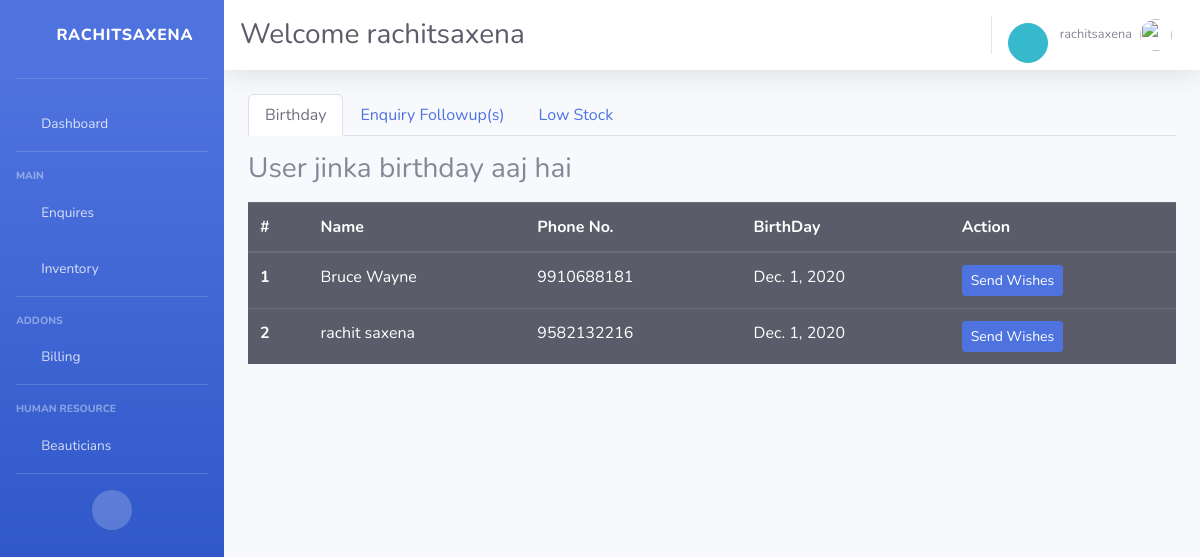
/old/followup (signed in), run on the app's committed database.
### basic/models.py (models this page shows, shortened)
class Client(models.Model):
    name = models.CharField(max_length= 100 , null=True , blank=True)
    email = models.EmailField(max_length=100 , null=True , blank=True)
    phone = models.CharField(max_length=10 , null=True , blank=True)
    address = models.CharField(max_length=500 , null=True , blank=True)
    dob = models.DateField(null=True , blank=True)
    @property
    def is_birthday(self):
        return date.today() == self.dob

### basic/views.py (the view)
# urls.py: path('followup' , views.followup , name='followup'),
def followup(request):
    obj = Product.objects.all()
    cli = Client.objects.all()
    l1 = []
    for i in obj:
        if i.quantity <5:
            l1.append(i)
    params = {
        'pro' : l1,
        'cli': cli    }
    return render(request , 'basic/followup/followupBase.html' , params)

### basic/templates/basic/followup/followupBase.html (shortened to what this page needs)
<!DOCTYPE html>
<html lang="en">
{% load static %}
<head>
    <link href="{% static 'frontend/vendor/fontawesome-free/css/all.min.css' %}" rel="stylesheet" type="text/css">
    <link href="{% static 'frontend/css/sb-admin-2.min.css' %}" rel="stylesheet">
</head>
<body id="page-top">
    <div id="wrapper">
        <ul class="navbar-nav bg-gradient-primary sidebar sidebar-dark accordion" id="accordionSidebar">
            <a class="sidebar-brand d-flex align-items-center justify-content-center " href="{% url 'calendarapp:calendar' %}">
                <div class="sidebar-brand-icon rotate-n-15">
                    <i class="fas fa-fan"></i>
                </div>
                <div class="sidebar-brand-text mx-3">RachitSaxena</div>
            </a>
            <hr class="sidebar-divider mt-2">
            <li class="nav-item">
                <a class="nav-link" href="{% url 'calendarapp:calendar' %}">
                    <i class="fas fa-fw fa-tachometer-alt"></i>
                    <span>Dashboard</span></a>
            </li>
            <hr class="sidebar-divider">
            <div class="sidebar-heading">
                Main
            </div>
            <li class="nav-item">
                <a class="nav-link" href="{% url 'enquiry' %}">
                    <i class="fas fa-fw fa-chart-area"></i>
                    <span>Enquires</span></a>
            </li>
            <li class="nav-item">
                <a class="nav-link" href={% url 'stock' %}>
                    <i class="fas fa-fw fa-chart-area"></i>
                    <span>Inventory</span></a>
            </li>
            <hr class="sidebar-divider">
            <div class="sidebar-heading">
                Addons
            </div>
            <li class="nav-item">
                <a class="nav-link " href="{% url 'serviceSlip' %}">
                    <i class="fas fa-fw fa-chart-area"></i>
                    <span>Billing</span></a>
            </li>
            <hr class="sidebar-divider">
             <div class="sidebar-heading">
                Human Resource
            </div>
             <li class="nav-item">
                <a class="nav-link " href="{% url 'employee' %}">
                    <i class="fas fa-fw fa-table"></i>
                    <span>Beauticians</span></a>
            </li>
            <hr class="sidebar-divider d-none d-md-block">
            <div class="text-center d-none d-md-inline">
                <button class="rounded-circle border-0" id="sidebarToggle"></button>
            </div>
        </ul>
        <div id="content-wrapper" class="d-flex flex-column">
            <div id="content">
                <nav class="navbar navbar-expand navbar-light bg-white topbar mb-4 static-top shadow">
                    <h1 class="h3 mt-2 text-gray-800">Welcome {{request.user}}</h1>
                    <ul class="navbar-nav ml-auto">
                        <li class='align-content-center'>
                        <a href="{% url 'followup' %}" class="btn btn-info btn-circle mt-3">
                                        <i class="fas fa-info-circle"></i>
                                    </a>
                        </li>
                        <li class="nav-item dropdown no-arrow">
                            <a class="nav-link dropdown-toggle" href="#" id="userDropdown" role="button"
                                data-toggle="dropdown" aria-haspopup="true" aria-expanded="false">
                                <span class="mr-2 d-none d-lg-inline text-gray-600 small">{{request.user}}</span>
                                <img class="img-profile rounded-circle"
                                    src="{% static 'defaultPhoto.png' %}">
                            </a>
                        </li>
                    </ul>
                </nav>
                <div class="container-fluid">
                    <ul class="nav nav-tabs" id="myTab" role="tablist">
                        <li class="nav-item" role="presentation">
                            <a class="nav-link active" id="home-tab" data-toggle="tab" href="#home" role="tab" aria-controls="home" aria-selected="true">Birthday</a>
                        </li>
                        <li class="nav-item" role="presentation">
                            <a class="nav-link" id="profile-tab" data-toggle="tab" href="#profile" role="tab" aria-controls="profile" aria-selected="false">Enquiry Followup(s)</a>
                        </li>
                        <li class="nav-item" role="presentation">
                            <a class="nav-link" id="contact-tab" data-toggle="tab" href="#contact" role="tab" aria-controls="contact" aria-selected="false">Low Stock</a>
                        </li>
                    </ul>
                <div class="tab-content" id="myTabContent">
                    <div class="tab-pane fade show active" id="home" role="tabpanel" aria-labelledby="home-tab">
                    {% include 'basic/followup/birthday.html' %}
                    </div>
                </div>
                </div>
            </div>
        </div>
    </div>
</body>
</html>

### basic/templates/basic/followup/birthday.html
    <h3 class='my-3'>User jinka birthday aaj hai </h3>
<table class="table table-dark">
  <thead>
    <tr>
      <th scope="col">#</th>
      <th scope="col">Name</th>
      <th scope="col">Phone No.</th>
      <th scope="col">BirthDay</th>
      <th scope="col">Action</th>
    </tr>
  </thead>
  <tbody>
    {% for i in cli   %}
        {% if i.is_birthday %}
         <tr>
            <th scope="row">{{i.id}}</th>
            <td>{{i.name}}</td>
            <td>{{i.phone}}</td>
            <td>{{i.dob}}</td>
            <td>
                <a class='btn btn-sm btn-primary' href="">Send Wishes </a>
            </td>
        </tr>
        {% endif %}
    {% endfor %}
    </tbody>
</table>

### data on the page
Client: id "1", name "Bruce Wayne", phone "9910688181", dob "Dec. 1, 2020"
Client: id "2", name "rachit saxena", phone "9582132216", dob "Dec. 1, 2020"

### other printed values
{{ request.user }} "rachitsaxena"
